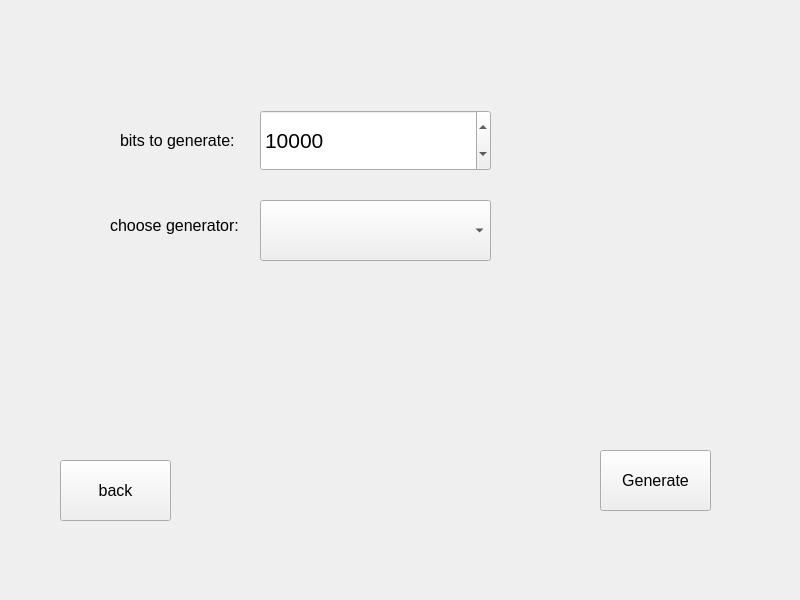
<?xml version="1.0" encoding="UTF-8"?>
<ui version="4.0">
 <class>GenerateNumbers</class>
 <widget class="QWidget" name="GenerateNumbers">
  <property name="geometry">
   <rect>
    <x>0</x>
    <y>0</y>
    <width>800</width>
    <height>600</height>
   </rect>
  </property>
  <property name="windowTitle">
   <string>Form</string>
  </property>
  <widget class="QSpinBox" name="spinBox">
   <property name="geometry">
    <rect>
     <x>260</x>
     <y>110</y>
     <width>231</width>
     <height>61</height>
    </rect>
   </property>
   <property name="font">
    <font>
     <pointsize>16</pointsize>
    </font>
   </property>
   <property name="maximum">
    <number>1000000000</number>
   </property>
   <property name="singleStep">
    <number>1000</number>
   </property>
   <property name="value">
    <number>10000</number>
   </property>
  </widget>
  <widget class="QComboBox" name="comboBox">
   <property name="geometry">
    <rect>
     <x>260</x>
     <y>200</y>
     <width>231</width>
     <height>61</height>
    </rect>
   </property>
   <property name="font">
    <font>
     <pointsize>16</pointsize>
    </font>
   </property>
  </widget>
  <widget class="QPushButton" name="back_btn">
   <property name="geometry">
    <rect>
     <x>60</x>
     <y>460</y>
     <width>111</width>
     <height>61</height>
    </rect>
   </property>
   <property name="font">
    <font>
     <pointsize>12</pointsize>
    </font>
   </property>
   <property name="text">
    <string>back</string>
   </property>
  </widget>
  <widget class="QPushButton" name="next_btn">
   <property name="geometry">
    <rect>
     <x>600</x>
     <y>450</y>
     <width>111</width>
     <height>61</height>
    </rect>
   </property>
   <property name="font">
    <font>
     <pointsize>12</pointsize>
    </font>
   </property>
   <property name="text">
    <string>Generate</string>
   </property>
  </widget>
  <widget class="QLabel" name="label">
   <property name="geometry">
    <rect>
     <x>120</x>
     <y>120</y>
     <width>131</width>
     <height>41</height>
    </rect>
   </property>
   <property name="font">
    <font>
     <pointsize>12</pointsize>
    </font>
   </property>
   <property name="text">
    <string>bits to generate:</string>
   </property>
  </widget>
  <widget class="QLabel" name="label_2">
   <property name="geometry">
    <rect>
     <x>110</x>
     <y>200</y>
     <width>151</width>
     <height>51</height>
    </rect>
   </property>
   <property name="font">
    <font>
     <pointsize>12</pointsize>
    </font>
   </property>
   <property name="text">
    <string>choose generator:</string>
   </property>
  </widget>
 </widget>
 <resources/>
 <connections/>
</ui>
